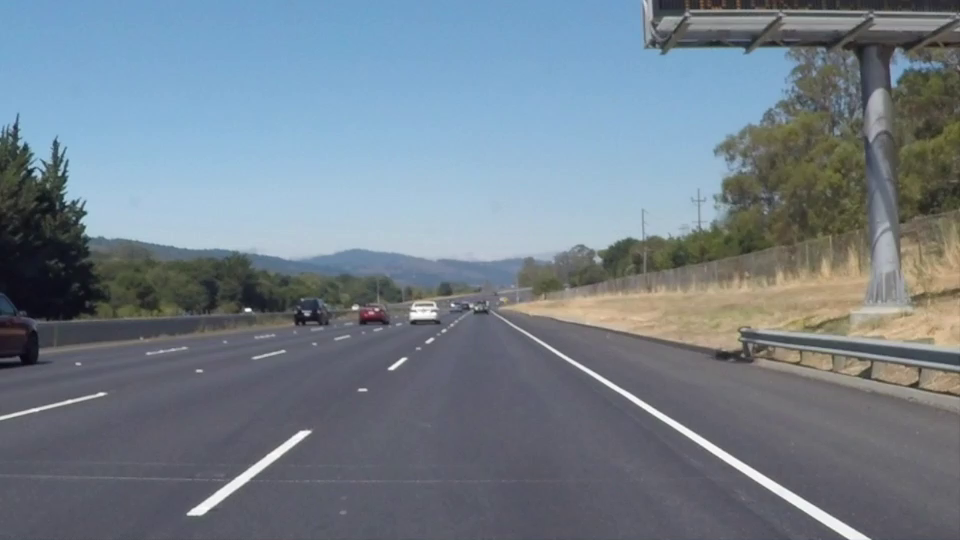
#> input picture frame 0 of Ex4/dados/direcao_udacity.mp4, 960 x 540 px
$ python ex4_itemB.py
#> lines starting #> are read from the running program, lines starting #| are printed output that depends on the picture; long printed decimals are rounded

"""EXERCICIO 4 - ITEM B
Normalizacao de dataset para direcao autonoma.

REFERENCIAS:
- Aula 1, exemplo 19: variacao de luminosidade.
- Aula 3: leitura, dimensoes e salvamento de imagens.
- Aula 3, exemplo 15: transformacoes geometricas.
- Exercicio 4, Item A: warpAffine e getRotationMatrix2D.

ETAPAS:
1. Carregar 20 frames de camera frontal.
2. Normalizar para 224x224 com letterbox.
3. Padronizar por canal RGB.
4. Aplicar augmentation geometrico e de brilho.
5. Inverter steering no flip horizontal.
6. Salvar imagens, dataset e grid 4x5.

JUSTIFICATIVAS:
- Letterbox: preserva as proporcoes da imagem.
- Padronizacao: centraliza e escala cada canal RGB.
- Brilho: simula diferentes condicoes de iluminacao.
- Flip: simula trajetorias espelhadas e inverte steering.
- Rotacao: simula inclinacoes de ate 10 graus.
- Zoom: simula variacoes de escala de ate 10%.

OBSERVACAO:
Rotacao e zoom podem exigir correcao dos rotulos de
direcao. Por isso, seus rotulos supervisionados sao
marcados como ausentes quando nao ha regra de correcao.
"""

from pathlib import Path
import csv

import cv2
import numpy as np


# ================= CAMINHOS =================

RAIZ = Path(__file__).resolve().parent

CAMINHO_VIDEO = (
    RAIZ.parent / "Ex2" / "dados" / "direcao_udacity.mp4"
)

CAMINHO_STEERING = RAIZ / "dados" / "steering.csv"

PASTA_SAIDA = RAIZ / "saida" / "item_b"
PASTA_NORMALIZADAS = PASTA_SAIDA / "normalizadas"
PASTA_AUMENTADAS = PASTA_SAIDA / "aumentadas"

PASTA_NORMALIZADAS.mkdir(parents=True, exist_ok=True)
PASTA_AUMENTADAS.mkdir(parents=True, exist_ok=True)

TOTAL = 20
TAMANHO = 224

rng = np.random.default_rng(42)


# ================= CARREGAR FRAMES =================

def carregar_imagens():
    """Seleciona 20 frames distribuidos ao longo do video."""

    captura = cv2.VideoCapture(str(CAMINHO_VIDEO))

    if not captura.isOpened():
        raise FileNotFoundError(
            f"Nao foi possivel abrir: {CAMINHO_VIDEO}"
        )

    total_frames = int(
        captura.get(cv2.CAP_PROP_FRAME_COUNT)
    )

    if total_frames < TOTAL:
        captura.release()
        raise RuntimeError(
            "O video precisa conter pelo menos 20 frames."
        )

    indices = np.linspace(
        0,
        total_frames - 1,
        TOTAL,
        dtype=int
    )

    imagens = []

    for indice in indices:

        captura.set(
            cv2.CAP_PROP_POS_FRAMES,
            int(indice)
        )

        ok, imagem = captura.read()

        if not ok:
            captura.release()
            raise RuntimeError(
                f"Erro ao ler o frame {indice}."
            )

        imagens.append((int(indice), imagem))
#> this loop made 20 passes
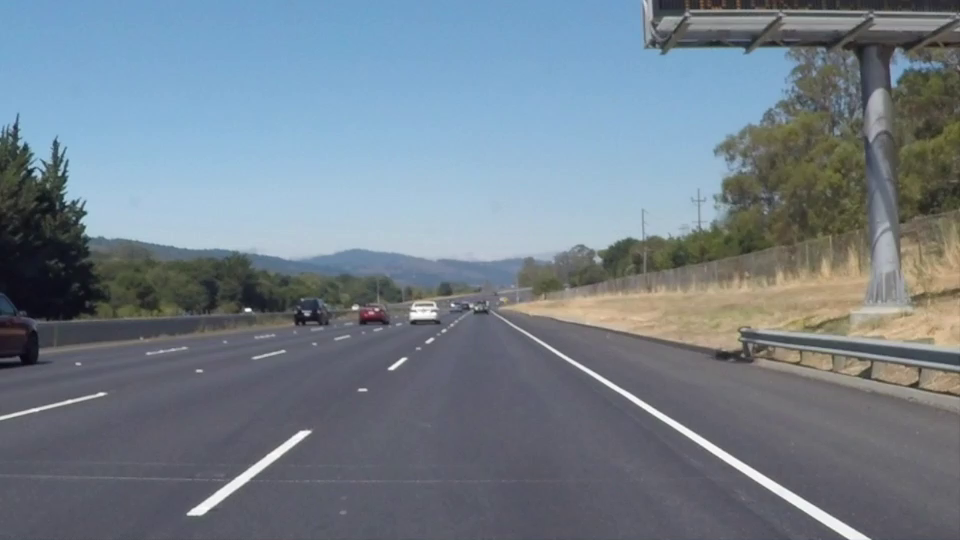
#> input picture frame 0 of Ex4/dados/direcao_udacity.mp4, 960 x 540 px
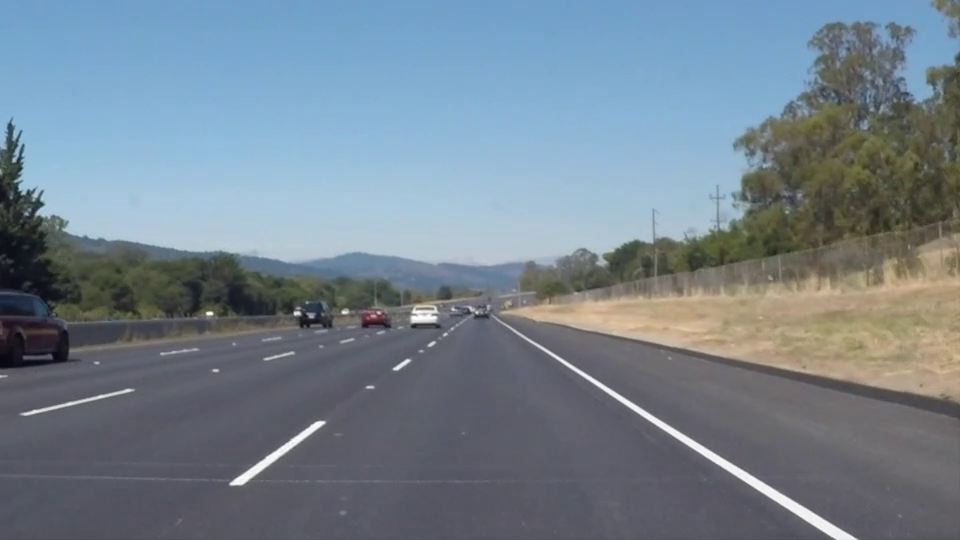
#> input picture frame 11 of Ex4/dados/direcao_udacity.mp4, 960 x 540 px
#> after the loop, imagens = 20 items

    captura.release()

    return imagens


# ================= STEERING =================

def carregar_steering():
    """Le angulos reais, quando houver um CSV.

    Formato:
    frame,steering
    0,0.05
    100,-0.10
    """

    if not CAMINHO_STEERING.exists():
        print("CSV de steering nao encontrado.")
        print("Os rotulos serao mantidos como ausentes.")
        return {}

    valores = {}

    with CAMINHO_STEERING.open(
        "r",
        newline="",
        encoding="utf-8"
    ) as arquivo:

        leitor = csv.DictReader(arquivo)

        for linha in leitor:
            valores[int(linha["frame"])] = float(
                linha["steering"]
            )

    return valores


# ================= LETTERBOX =================

def letterbox(imagem):
    """Redimensiona para 224x224 preservando aspect ratio."""

    altura, largura = imagem.shape[:2]

    fator = min(
        TAMANHO / largura,
        TAMANHO / altura
    )

    nova_largura = min(
        TAMANHO,
        max(1, round(largura * fator))
    )

    nova_altura = min(
        TAMANHO,
        max(1, round(altura * fator))
    )

    redimensionada = cv2.resize(
        imagem,
        (nova_largura, nova_altura),
        interpolation=(
            cv2.INTER_AREA
            if fator < 1
            else cv2.INTER_LINEAR
        )
    )

    resultado = np.full(
        (TAMANHO, TAMANHO, 3),
        114,
        dtype=np.uint8
    )

    x = (TAMANHO - nova_largura) // 2
    y = (TAMANHO - nova_altura) // 2

    resultado[
        y:y + nova_altura,
        x:x + nova_largura
    ] = redimensionada

    return resultado


# ================= BRILHO =================

def alterar_brilho(imagem, fator):
    """Varia luminosidade com float32 e np.clip.

    Baseado na abordagem do exemplo 19 da Aula 1.
    """

    resultado = imagem.astype(np.float32) * fator

    return np.clip(
        resultado,
        0,
        255
    ).astype(np.uint8)


# ================= ROTACAO E ZOOM =================

def transformar(imagem, angulo=0, escala=1.0):
    """Aplica transformacao afim com OpenCV."""

    altura, largura = imagem.shape[:2]

    centro = (largura / 2, altura / 2)

    matriz = cv2.getRotationMatrix2D(
        centro,
        angulo,
        escala
    )

    return cv2.warpAffine(
        imagem,
        matriz,
        (largura, altura),
        flags=cv2.INTER_LINEAR,
        borderMode=cv2.BORDER_REFLECT_101
    )


# ================= AUGMENTATION =================

def augmentation(imagem, indice, steering):
    """Aplica uma transformacao por imagem.

    O flip horizontal inverte o sinal do steering.
    Rotacao e zoom nao preservam automaticamente
    os rotulos para treinamento supervisionado.
    """

    tipo = indice % 5

    if tipo == 0:

        resultado = cv2.flip(imagem, 1)
        nome = "flip_horizontal"

        if steering is not None:
            steering = -steering

    elif tipo == 1:

        resultado = transformar(
            imagem,
            angulo=10
        )

        nome = "rotacao_+10"
        steering = None

    elif tipo == 2:

        resultado = transformar(
            imagem,
            angulo=-10
        )

        nome = "rotacao_-10"
        steering = None

    elif tipo == 3:

        resultado = transformar(
            imagem,
            escala=0.9
        )

        nome = "zoom_0.9"
        steering = None

    else:

        resultado = transformar(
            imagem,
            escala=1.1
        )

        nome = "zoom_1.1"
        steering = None

    return resultado, nome, steering


# ================= GRID 4x5 =================

def montar_grid(imagens):
    """Organiza 20 imagens em quatro linhas e cinco colunas."""

    quadrinhos = []

    for indice, imagem in enumerate(imagens):

        vista = imagem.copy()

        cv2.rectangle(
            vista,
            (0, 0),
            (TAMANHO, 26),
            (22, 31, 45),
            -1
        )

        cv2.putText(
            vista,
            f"Imagem {indice + 1:02d}",
            (8, 19),
            cv2.FONT_HERSHEY_SIMPLEX,
            0.5,
            (255, 255, 255),
            1
        )

        quadrinhos.append(vista)

    linhas = []

    for inicio in range(0, TOTAL, 5):
        linhas.append(
            np.hstack(
                quadrinhos[inicio:inicio + 5]
            )
        )

    return np.vstack(linhas)


# ================= EXECUCAO =================

def main():

    imagens_video = carregar_imagens()
#> imagens_video = 20 items
    rotulos = carregar_steering()

    normalizadas = []
    aumentadas = []
    metadados = []

    # ETAPA 1: normalizacao espacial.
    for indice, (frame_id, imagem) in enumerate(
        imagens_video
    ):

        normalizada = letterbox(imagem)

        normalizadas.append(normalizada)

        cv2.imwrite(
            str(
                PASTA_NORMALIZADAS
                / f"imagem_{indice + 1:02d}.png"
            ),
            normalizada
        )
#> this loop made 20 passes
#> frame_id on passes 1 to 8: 0, 11, 23, 34, 46, 57, 69, 81
#> pass 1, in main, `normalizada = letterbox(imagem)`:
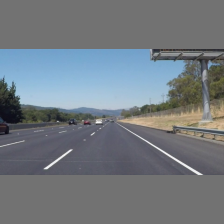
#> normalizada: shape (224, 224, 3); mean B, G, R 127.7, 121.4, 114.4
#> after the loop, normalizadas = 20 items

    # ETAPA 2: padronizacao RGB.
    imagens_rgb = np.stack([
        cv2.cvtColor(
            imagem,
            cv2.COLOR_BGR2RGB
        )
        for imagem in normalizadas
    ])

    dados = imagens_rgb.astype(np.float32) / 255.0

    media = dados.mean(axis=(0, 1, 2))
#> media = [0.454, 0.485, 0.514]
    desvio = dados.std(axis=(0, 1, 2))
#> desvio = [0.106, 0.139, 0.177]

    desvio_seguro = np.maximum(desvio, 1e-6)
#> desvio_seguro = [0.106, 0.139, 0.177]

    dados_padronizados = (
        dados - media
    ) / desvio_seguro

    print("\nMedia RGB:")
    print(media)
#| [0.4543  0.4855 0.5139]

    print("\nDesvio padrao RGB:")
    print(desvio)
#| [0.106 0.1392   0.1775]

    # ETAPA 3: data augmentation.
    for indice, (frame_id, _) in enumerate(
        imagens_video
    ):

        imagem = normalizadas[indice]

        # Variacao de brilho de +/-20%.
        fator_brilho = float(
            rng.uniform(0.8, 1.2)
        )

        imagem_brilho = alterar_brilho(
            imagem,
            fator_brilho
        )

        steering_original = rotulos.get(frame_id)

        aumentada, tipo, steering_final = augmentation(
            imagem_brilho,
            indice,
            steering_original
        )

        aumentadas.append(aumentada)

        cv2.imwrite(
            str(
                PASTA_AUMENTADAS
                / f"imagem_{indice + 1:02d}.png"
            ),
            aumentada
        )

        metadados.append([
            indice + 1,
            frame_id,
            fator_brilho,
            tipo,
            steering_original,
            steering_final
        ])
#> this loop made 20 passes
#> (frame_id, fator_brilho, tipo, nome in augmentation) on passes 2 to 5: (11, 0.976, 'rotacao_+10', 'rotacao_+10'), (23, 1.14, 'rotacao_-10', 'rotacao_-10'), (34, 1.08, 'zoom_0.9', 'zoom_0.9'), (46, 0.838, 'zoom_1.1', 'zoom_1.1')
#> pass 1, in main, `imagem_brilho = alterar_brilho( imagem, fator_brilho )`:
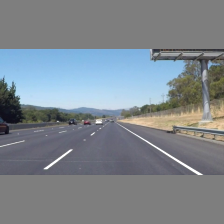
#> imagem_brilho: shape (224, 224, 3); mean B, G, R 141.2, 134.2, 126.5
#> pass 1, in augmentation, `resultado = cv2.flip(imagem, 1)`:
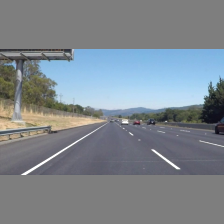
#> resultado: shape (224, 224, 3); mean B, G, R 141.2, 134.2, 126.5
#> after the loop:
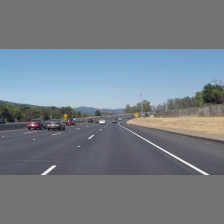
#> imagem: shape (224, 224, 3); mean B, G, R 133.3, 125.4, 116.7
#> after the loop, aumentadas = 20 items; metadados = 20 items

    # ETAPA 4: padronizar imagens aumentadas
    # com as mesmas estatisticas das originais.
    aumentadas_rgb = np.stack([
        cv2.cvtColor(
            imagem,
            cv2.COLOR_BGR2RGB
        )
        for imagem in aumentadas
    ])

    dados_aumentados = (
        aumentadas_rgb.astype(np.float32) / 255.0
    )

    dados_aumentados_padronizados = (
        dados_aumentados - media
    ) / desvio_seguro

    # ETAPA 5: salvar dataset.
    np.savez_compressed(
        PASTA_SAIDA / "dataset_normalizado.npz",
        imagens=dados_padronizados,
        imagens_aumentadas=dados_aumentados_padronizados,
        media_rgb=media,
        desvio_rgb=desvio
    )

    with (
        PASTA_SAIDA / "metadados.csv"
    ).open("w", newline="", encoding="utf-8") as arquivo:

        tabela = csv.writer(arquivo)

        tabela.writerow([
            "imagem",
            "frame_original",
            "fator_brilho",
            "augmentation",
            "steering_original",
            "steering_final"
        ])

        tabela.writerows(metadados)

    # ETAPA 6: grid 4x5.
    grid = montar_grid(normalizadas)
#> the loop in montar_grid, `for indice, imagem in enumerate(imagens): ` made 20 passes
#> after the loop in montar_grid, `for indice, imagem in enumerate(imagens):`:
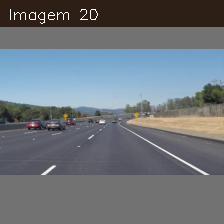
#> vista: shape (224, 224, 3); mean B, G, R 123.1, 116.3, 109.2
#> after the loop in montar_grid, `for inicio in range(0, TOTAL, 5):`: linhas = 4 items
#> in montar_grid, `return np.vstack(linhas)`:
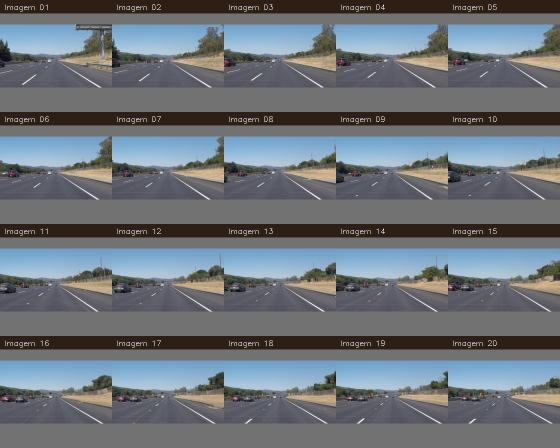
#> returned value: shape (896, 1120, 3) (shown at 1/2 size); mean of channels 0, 1, 2 121.3, 115, 108.6; drawn as B, G, R

    cv2.imwrite(
        str(PASTA_SAIDA / "grid_4x5.png"),
        grid
    )

    print("\nDataset salvo com sucesso.")
    print("20 imagens normalizadas.")
    print("20 imagens aumentadas.")
    print(f"Diretorio: {PASTA_SAIDA}")

    print("\nFormato do dataset:")
    print(dados_padronizados.shape)
#| (20, 224, 224, 3)

    cv2.namedWindow(
        "Exercicio 4 - Item B",
        cv2.WINDOW_NORMAL
    )

    cv2.resizeWindow(
        "Exercicio 4 - Item B",
        900,
        720
    )

    cv2.imshow(
        "Exercicio 4 - Item B",
        grid
    )

    cv2.waitKey(0)
    cv2.destroyAllWindows()


if __name__ == "__main__":
    main()

$ run again, starting later in the video
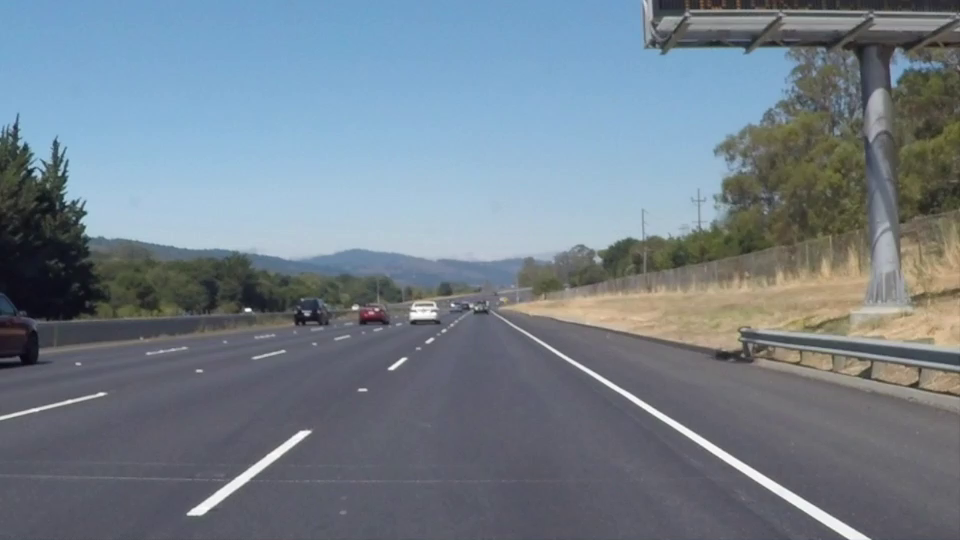
#> input picture frame 0 of Ex4/dados/direcao_udacity.mp4, 960 x 540 px
#> the loop in carregar_imagens, `for indice in indices: ` made 20 passes
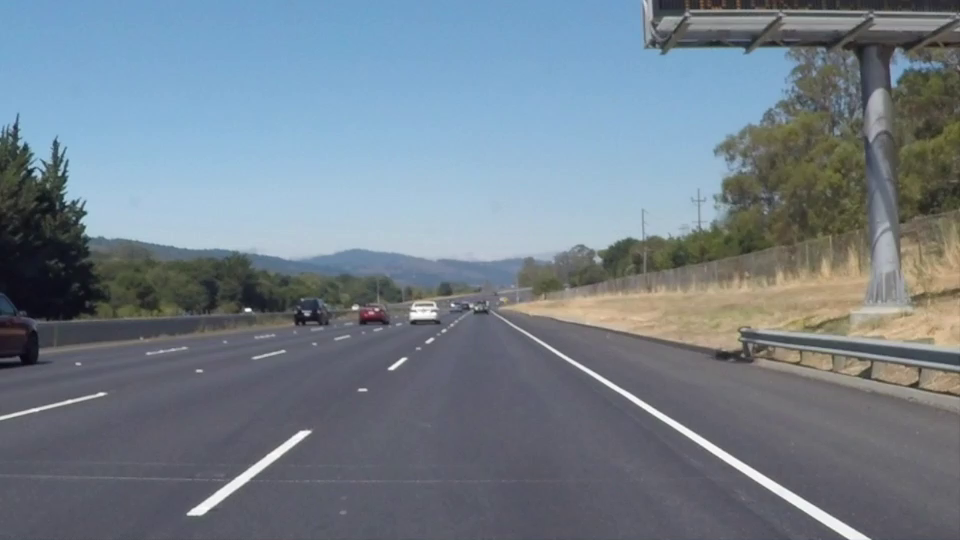
#> input picture frame 0 of Ex4/dados/direcao_udacity.mp4, 960 x 540 px
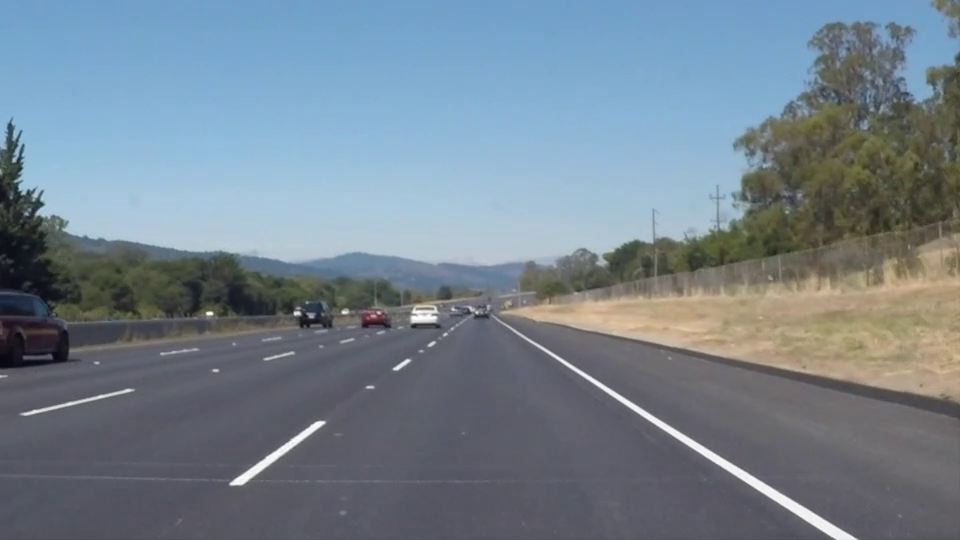
#> input picture frame 11 of Ex4/dados/direcao_udacity.mp4, 960 x 540 px
#> after the loop in carregar_imagens, `for indice in indices:`: imagens = 20 items
#> the loop in main, `for indice, (frame_id, imagem) in enumerate( imagens_video ): ` made 20 passes
#> frame_id on passes 1 to 8: 0, 11, 23, 34, 46, 57, 69, 81
#> media = [0.454, 0.485, 0.514]
#> desvio = [0.106, 0.139, 0.177]
#| [0.4543  0.4855 0.5139]
#| [0.106 0.1392   0.1775]
#> the loop in main, `for indice, (frame_id, _) in enumerate( imagens_video ): ` made 20 passes
#> (frame_id, fator_brilho, tipo, nome in augmentation) on passes 2 to 5: (11, 0.976, 'rotacao_+10', 'rotacao_+10'), (23, 1.14, 'rotacao_-10', 'rotacao_-10'), (34, 1.08, 'zoom_0.9', 'zoom_0.9'), (46, 0.838, 'zoom_1.1', 'zoom_1.1')
#> after the loop in main, `for indice, (frame_id, _) in enumerate(`: aumentadas = 20 items
#> the loop in montar_grid, `for indice, imagem in enumerate(imagens): ` made 20 passes
#> after the loop in montar_grid, `for inicio in range(0, TOTAL, 5):`: linhas = 4 items
#| (20, 224, 224, 3)
